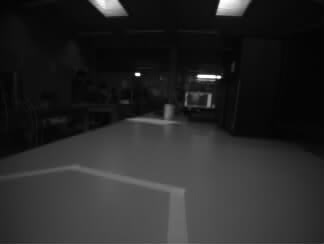
#> input picture lab02/scotch/img1.png, 324 x 244 px; its folder holds only this picture in this run
$ jupyter execute --allow-errors test.ipynb
#> lines starting #> are read from the running program, lines starting #| are printed output that depends on the picture
### lab02/lab2.py
from torchvision.transforms import functional
from PIL import Image
import torch
from torchvision import transforms
import torch.nn.functional as F
import numpy as np
from sklearn.cluster import DBSCAN

class PathFinder:
    def __init__(self, image_size=(200, 200), sobel_magnitude_threshold=0.25, sobel_y_threshold=120, eps=1, min_samples=20, pointB_y_offset=50) -> None:
#> called with image_size = (200, 200), sobel_magnitude_threshold = 0.25, sobel_y_threshold = 120, eps = 1, min_samples = 20, pointB_y_offset = 50
        self.image_size = image_size
        self.__init_kernel()
#> (the call stopped at in __init_kernel, `sobel_kernel_x = torch.tensor([[-vert_values[0], 0., vert_values[0]], ..`: torch is not available in this run)
#> further down, img is the input picture: PIL image 324x244 RGB; min 2, max 255, mean 39.5
        self.magnitude_threshold = sobel_magnitude_threshold
        self.y_threshold = sobel_y_threshold
        self.eps = eps
        self.min_samples = min_samples
        self.y_offset = pointB_y_offset


    def __init_kernel(self, vert_values=[3., 6.], horz_values=[1., 2.]):
        # Définir les noyaux Sobel pour les dérivées horizontales et verticales
        sobel_kernel_x = torch.tensor([[-vert_values[0], 0., vert_values[0]],
                                       [-vert_values[1], 0., vert_values[1]],
                                       [-vert_values[0], 0., vert_values[0]]])

        sobel_kernel_y = torch.tensor([[-horz_values[0], -horz_values[1], -horz_values[0]],
                                       [0., 0., 0.],
                                       [horz_values[0], horz_values[1], horz_values[0]]])

        # Ces noyaux doivent être étendus pour s'adapter aux dimensions de l'image [batch_size, channels, height, width] out_channels, in_channels, height, width]
        sobel_kernel_x = sobel_kernel_x.view((1, 1, 3, 3))
        sobel_kernel_y = sobel_kernel_y.view((1, 1, 3, 3))

        # Vérifiez si CUDA est disponible et définissez le périphérique en conséquence
        self.device = torch.device("cuda" if torch.cuda.is_available() else "cpu")

        # Convertir les noyaux en types de données adaptés pour les calculs de convolution
        self.sobel_kernel_x = sobel_kernel_x.to(self.device, dtype=torch.float32)
        self.sobel_kernel_y = sobel_kernel_y.to(self.device, dtype=torch.float32)


    def detect_line(self, image) -> tuple:
        """
        Détecte une ligne dans une image en utilisant un filtre de Sobel ainsi que DBSCAN pour regrouper les points de contour. Retourne les coordonnées
        des points A et B sur la ligne. Le point A est placé tout en bas de l'image (sous le drone) tandis que le point B est placé à une certaine hauteur
        (y_offset) au-dessus du point A.
        :param image: Image à traiter
        """
        # Convertir l'image en PIL si ce n'est pas déjà le cas
        if not isinstance(image, Image.Image):
            image = Image.fromarray(image[0])

        # Appliquer un filtre de Sobel pour détecter les contours
        sobel_image = self.__sobel_filter(image)

        # Détecter les points A et B de la ligne
        point_A, point_B = self.__compute_points_A_B(sobel_image)

        return (point_A[0], point_A[1], point_B[0], point_B[1])


    def __sobel_filter(self, preprocessed_image):
        """
        Applique un filtre de Sobel sur une image pour détecter les contours.
        :param preprocessed_image: Image prétraitée à laquelle appliquer le filtre de Sobel
        """
        # Convertir l'image en tenseur PyTorch
        transform = transforms.ToTensor()
        image_tensor = transform(preprocessed_image).to(self.device)

        # Ajouter des dimensions de batch et de canal pour correspondre à la forme [B, C, H, W]
        image_tensor = image_tensor.unsqueeze(0)

        # Appliquer le filtre de Sobel sur l'image tensorielle
        Gx = F.conv2d(image_tensor, self.sobel_kernel_x, padding=1)
        Gy = F.conv2d(image_tensor, self.sobel_kernel_y, padding=1)

        # Calculer la magnitude du gradient
        sobel_magnitude = torch.sqrt(Gx**2 + Gy**2)

        # Appliquer un seuillage pour binariser l'image
        sobel_binary = torch.where(sobel_magnitude > self.magnitude_threshold, torch.tensor(1.0), torch.tensor(0.0))

        # Rendre les pixels dont la coordonnée y est supérieure à y_threshold noirs
        sobel_binary[:, :, :self.y_threshold:, :] = 0.0

        # Créer un masque pour fixer les pixels tout à gauche, tout à droite et tout en bas de l'image en noir
        sobel_binary[:, :, :, :1] = 0.0  # Fixer les pixels tout à gauche de l'image
        sobel_binary[:, :, :, -1:] = 0.0  # Fixer les pixels tout à droite de l'image
        sobel_binary[:, :, -1:, :] = 0.0  # Fixer les pixels tout en bas de l'image

        # Convertir le gradient en image PIL pour l'affichage
        sobel_magnitude_image = transforms.ToPILImage()(sobel_binary.squeeze(0))

        return sobel_magnitude_image


    # [47 lines left out: functions __compute_point, __compute_points_A_B, not called in this run]

def init():
    return PathFinder()

### lab02/test.ipynb
[cell 1]
from lab2 import init
pathfinder = init()

[cell 2]
import math
import numpy as np

def preprocess_image(image, target_size=(200, 200)):
    # Convertir en nuances de gris
#> called with target_size = (200, 200)
    image_gray = image.convert("L")

    # Caclul des différences de taille entre l'image et la taille cible
    width, height = image_gray.size
#> width = 324; height = 244
    width_delta = (width - target_size[0])
#> width_delta = 124
    height_delta = (height - target_size[1])
#> height_delta = 44

    # L'image est centrée dans sa longueur, on calcule le crop à appliquer (floor et ceil pour corriger les erreurs d'arrondi)
    left = math.floor(width_delta / 2)
#> left = 62
    right = math.ceil(width - width_delta / 2)
#> right = 262
    top = height_delta
#> top = 44
    bottom = height
#> bottom = 244

    # Calcul du crop final et applique l'offset si besoin
    crop = (left, top, right, bottom)
#> crop = (62, 44, 262, 244)
    return np.expand_dims(np.array(image_gray.crop(crop)), axis=0)

[cell 3]
from PIL import Image

images = []
#> (the rest of this cell did not finish here and is left out)

[cell 4]
images[0].shape
#> Out = (1, 200, 200)

#> (a cell that did not finish here is left out)

#> in detect_line, `image = Image.fromarray(image[0])`:
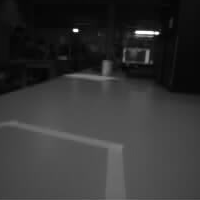
#> image: PIL image 200x200 L; min 2, max 255, mean 51.9

[cell 6]
import matplotlib.pyplot as plt

#> (the rest of this cell did not finish here and is left out)
